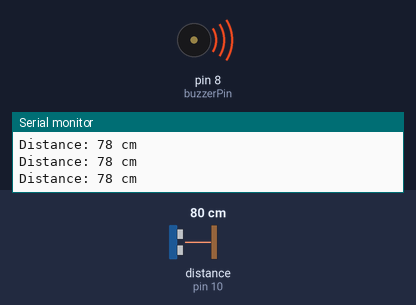
Bench run of a sketch on a simulated Arduino Uno, built with avr-gcc and run on an emulated ATmega328P. Parts: buzzer (waves = sounding), the last lines printed to the serial monitor. Wiring (inferred from the names in the program): ultrasonic range finder: trigger pin 9; echo pin 10. The inputs (shaded band) are chosen by the test bench; at power-on: distance to the obstacle (sensor on pin 10) 80 cm. The echo pulse lasts 58.3 µs per cm.

Above: at 1.2 s.
1.3 s: distance to the obstacle (sensor on pin 10) set to 63 cm
4.3 s: distance to the obstacle (sensor on pin 10) set to 57 cm
At 5.0 s:
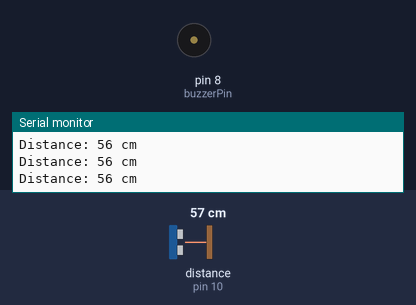
5.9 s: distance to the obstacle (sensor on pin 10) set to 120 cm
At 7.1 s:
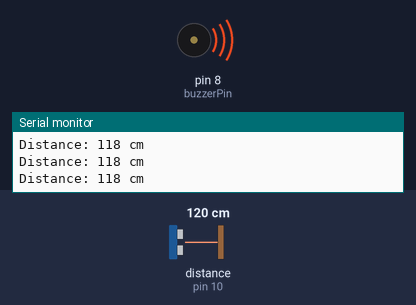
7.4 s: distance to the obstacle (sensor on pin 10) set to 9 cm
At 8.6 s:
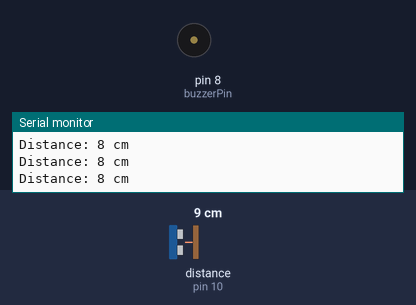
Timing chart, 0 to 9.9 s (numbered marks = the images above; inputs shaded):
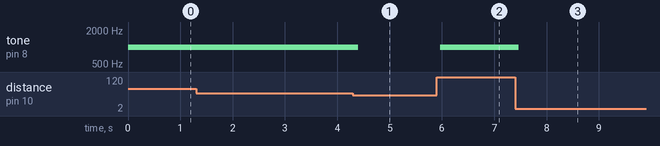

Measured:
- the behaviour switches between 61 and 60 cm on distance to the obstacle (sensor on pin 10) (found by bisection; images 0 and 1)
- after the input at 4.3 s, tone on pin 8 (buzzerPin): 1000 Hz → silent after 0.10 s
- after the input at 5.9 s, tone on pin 8 (buzzerPin): silent → 1000 Hz after 0.07 s
- after the input at 7.4 s, tone on pin 8 (buzzerPin): 1000 Hz → silent after 0.07 s

The sketch:

Coding_for_chest.ino
```cpp
const int trigPin = 9; // Trig pin of the ultrasonic sensor
const int echoPin = 10; // Echo pin of the ultrasonic sensor
const int buzzerPin = 8; // Buzzer pin
const int maxDistance = 60;

void setup() {
  Serial.begin(9600);
  pinMode(trigPin, OUTPUT);
  pinMode(echoPin, INPUT);
  pinMode(buzzerPin, OUTPUT);
}

void loop() {
  // Trigger ultrasonic sensor
  digitalWrite(trigPin, LOW);
  delayMicroseconds(2);
  digitalWrite(trigPin, HIGH);
  delayMicroseconds(10);
  digitalWrite(trigPin, LOW);

  // Read echo pulse duration
  long duration = pulseIn(echoPin, HIGH);

  // Calculate distance in cm
  long distance = duration * 0.034 / 2;

  // Output distance to serial monitor
  Serial.print("Distance: ");
  Serial.print(distance);
  Serial.println(" cm");

  // Check distance and generate tone on buzzer
   if (distance >=  maxDistance) {
    tone(buzzerPin, 1000); // Play a tone with frequency 1000Hz
  } else {
    noTone(buzzerPin); // Turn off the buzzer if distance is greater than or equal to 60cm
  }

  delay(100); // Delay between readings
}
```
